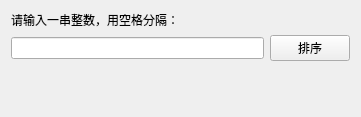
<?xml version="1.0" encoding="UTF-8"?>
<ui version="4.0">
 <class>mainWndClass</class>
 <widget class="QWidget" name="mainWndClass">
  <property name="geometry">
   <rect>
    <x>0</x>
    <y>0</y>
    <width>361</width>
    <height>117</height>
   </rect>
  </property>
  <property name="windowTitle">
   <string>mainWnd</string>
  </property>
  <layout class="QHBoxLayout" name="horizontalLayout_2">
   <item>
    <layout class="QVBoxLayout" name="verticalLayout">
     <item>
      <widget class="QLabel" name="label">
       <property name="text">
        <string>请输入一串整数，用空格分隔：</string>
       </property>
      </widget>
     </item>
     <item>
      <layout class="QHBoxLayout" name="horizontalLayout">
       <item>
        <widget class="QLineEdit" name="editLine"/>
       </item>
       <item>
        <widget class="QPushButton" name="btnSort">
         <property name="text">
          <string>排序</string>
         </property>
        </widget>
       </item>
      </layout>
     </item>
     <item>
      <spacer name="verticalSpacer">
       <property name="orientation">
        <enum>Qt::Vertical</enum>
       </property>
       <property name="sizeHint" stdset="0">
        <size>
         <width>20</width>
         <height>40</height>
        </size>
       </property>
      </spacer>
     </item>
    </layout>
   </item>
  </layout>
 </widget>
 <layoutdefault spacing="6" margin="11"/>
 <resources>
  <include location="mainwnd.qrc"/>
 </resources>
 <connections/>
</ui>
